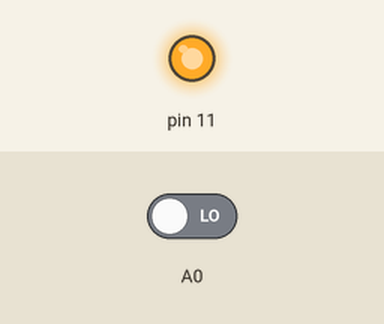
Bench run of a sketch on a simulated Arduino Uno, built with avr-gcc and run on an emulated ATmega328P. On the bench: output pins drawn as LEDs (lit = HIGH). The test bench sets the inputs (shaded band); at power-on: A0 LOW.

Above: at 1.2 s.
1.3 s: A0 driven HIGH
At 1.7 s:
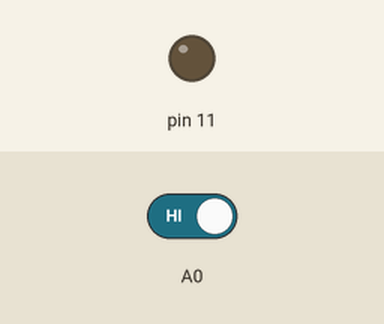
2.8 s: A0 driven LOW
At 4.0 s:
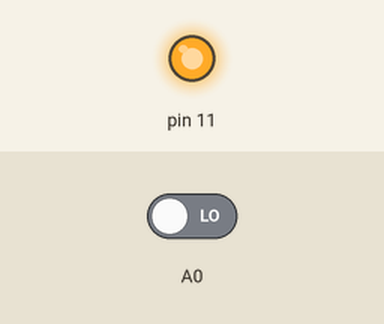
Timing chart, 0 to 5.8 s (numbered marks = the images above; inputs shaded):
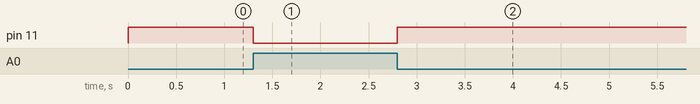

The sketch:

sketch_aug30e.ino
```cpp
void setup() {
  pinMode (A0, INPUT);
  digitalWrite (A0, LOW);
  pinMode(11, OUTPUT);
  // put your setup code here, to run once:

}

void loop() {
  if (digitalRead(A0)==HIGH)
  {
    digitalWrite(11, LOW);
  }
  else
  {
    digitalWrite(11, HIGH);
  }
  // put your main code here, to run repeatedly:

}
```

Measured:
- after the input at 1.3 s, pin 11: HIGH → LOW at once
- after the input at 2.8 s, pin 11: LOW → HIGH at once
